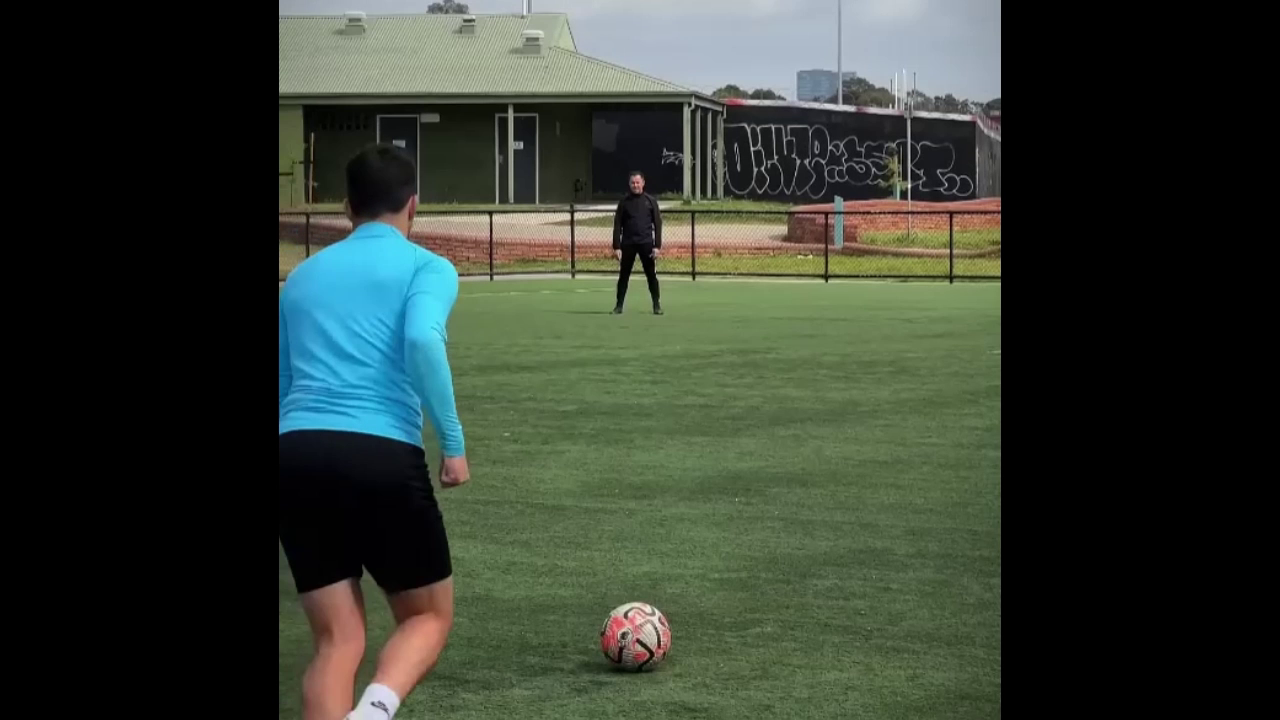
#> input picture frame 8 of project/ballpassing.mp4, 1280 x 720 px, given in place of the camera
$ python k2.py
#> lines starting #> are read from the running program, lines starting #| are printed output that depends on the picture; after the words box and inside, x2 and y2 are one past the last pixel; in counts of white or black regions, pixels touching at a corner belong together
#!/usr/bin/env python3
"""
kalman_ball_predictor.py

Single-camera, color-based ball detection + Kalman prediction prototype.

Usage:
    python kalman_ball_predictor.py --camera 0 --fps 60

Controls & workflow:
 - Click two points for START LINE (trigger) on the live image (first two clicks).
 - Click two points for IMPACT LINE (the line whose intersection we want) (next two clicks).
 - Press 'r' to reset lines, 'q' or ESC to quit.
 - Once the detected ball center crosses the start line, tracking/prediction starts.
 - The Kalman filter runs and the predicted future position line is computed. When
   the predicted trajectory intersects the impact line, the impact point is shown and
   mapped to [0,1] along the impact line.
"""

import cv2
import numpy as np
import argparse
import time
from collections import deque

# ---------------------------
# Config / defaults
# ---------------------------
DEFAULT_HSV_LOWER = (45, 167, 0)      # white-ish (change for your ball color)
DEFAULT_HSV_UPPER = (89, 255, 255)


PLOT_HISTORY = 200  # how many predicted points to show in plot

# ---------------------------
# Helper geometry functions
# ---------------------------
# [22 lines left out: functions line_intersection_parametric, project_point_on_segment, not called in this run]

# ---------------------------
# Kalman helper
# ---------------------------
def create_kalman(dt):
    """
    Create an OpenCV KalmanFilter for state [x, y, vx, vy] with measurement [x, y].
    """
    kf = cv2.KalmanFilter(4, 2)  # stateDim, measDim
    # State: [x, y, vx, vy]^T
    # Transition matrix A
    kf.transitionMatrix = np.array([
        [1, 0, dt, 0],
        [0, 1, 0, dt],
        [0, 0, 1, 0 ],
        [0, 0, 0, 1 ]
    ], dtype=np.float32)

    # Measurement matrix H
    kf.measurementMatrix = np.array([
        [1, 0, 0, 0],
        [0, 1, 0, 0]
    ], dtype=np.float32)
    # Process noise covariance Q
    q_pos = 1e-2 #0.01
    q_vel = 1e-2 #0.01
    kf.processNoiseCov = np.diag([q_pos, q_pos, q_vel, q_vel]).astype(np.float32)
    # Measurement noise R
    r_meas = 1.0
    kf.measurementNoiseCov = np.eye(2, dtype=np.float32) * r_meas
    # Posteriori error estimate P
    kf.errorCovPost = np.eye(4, dtype=np.float32)
    return kf

# ---------------------------
# HSV detector
# ---------------------------
def detect_ball_hsv(frame, hsv_lower, hsv_upper, min_area=80):
    """Return bbox center (x,y) in image coords or None."""
    hsv = cv2.cvtColor(frame, cv2.COLOR_BGR2HSV)
    mask = cv2.inRange(hsv, np.array(hsv_lower), np.array(hsv_upper))

    #remove noise
    kernel = np.ones((5,5), np.uint8)
    mask = cv2.morphologyEx(mask, cv2.MORPH_OPEN, kernel)
    mask = cv2.morphologyEx(mask, cv2.MORPH_CLOSE, kernel)
    cnts, _ = cv2.findContours(mask, cv2.RETR_EXTERNAL, cv2.CHAIN_APPROX_SIMPLE)
    if not cnts:
        return None, mask
    c = max(cnts, key=cv2.contourArea)
    area = cv2.contourArea(c)
    if area < min_area:
        return None, mask
    x,y,w,h = cv2.boundingRect(c)
    cx = x + w/2.0
    cy = y + h/2.0
    return (float(cx), float(cy)), mask

# ---------------------------
# Main
# ---------------------------
def main():
    parser = argparse.ArgumentParser()
    parser.add_argument("--camera", type=str, default="/dev/video3")
    parser.add_argument("--fps", type=int, default=60)
    parser.add_argument("--hsv-lower", nargs=3, type=int, default=list(DEFAULT_HSV_LOWER))
    parser.add_argument("--hsv-upper", nargs=3, type=int, default=list(DEFAULT_HSV_UPPER))
    args = parser.parse_args()

    cam_idx = args.camera
    fps_target = args.fps
    hsv_lower = tuple(args.hsv_lower)
    hsv_upper = tuple(args.hsv_upper)

    cap = cv2.VideoCapture(cam_idx)

    if not cap.isOpened():
        print("Cannot open camera", cam_idx)
        return


    window_name = "Ball Predictor"

    cap.set(cv2.CAP_PROP_FPS, fps_target)
    cap.set(cv2.CAP_PROP_FRAME_WIDTH, 1280)
    cap.set(cv2.CAP_PROP_FRAME_HEIGHT, 720)

    actual_fps = cap.get(cv2.CAP_PROP_FPS)


    dt = 1.0 / actual_fps if actual_fps > 0 else 1.0/60.0
    print(f"Camera FPS reported: {actual_fps:.2f}, using dt={dt:.5f}")

    # Kalman
    kf = create_kalman(dt)

    # State trackers
    started = False           # starts after start_line crossing
    start_line_pts = []       # two points by mouse
    impact_line_pts = []      # two points by mouse

    prev_center = None        # previous detected center (for crossing detection)
    predicted_points_history = deque(maxlen=PLOT_HISTORY)

    # Mouse callback to set lines
    cv2.namedWindow(window_name)

    # [11 lines left out: function mouse_cb, not called in this run]

    cv2.setMouseCallback(window_name, mouse_cb)

    while True:
        ret, frame = cap.read()
#> frame is the input picture: shape (720, 1280, 3); mean B, G, R 50.3, 60.5, 52.1
        if not ret:
            print("Frame read failed, exiting.")
            break
        h,w = frame.shape[:2]

        # detect ball
        center, mask = detect_ball_hsv(frame, hsv_lower, hsv_upper)
#> in detect_ball_hsv, `mask = cv2.inRange(hsv, np.array(hsv_lower), np.array(hsv_upper))`:
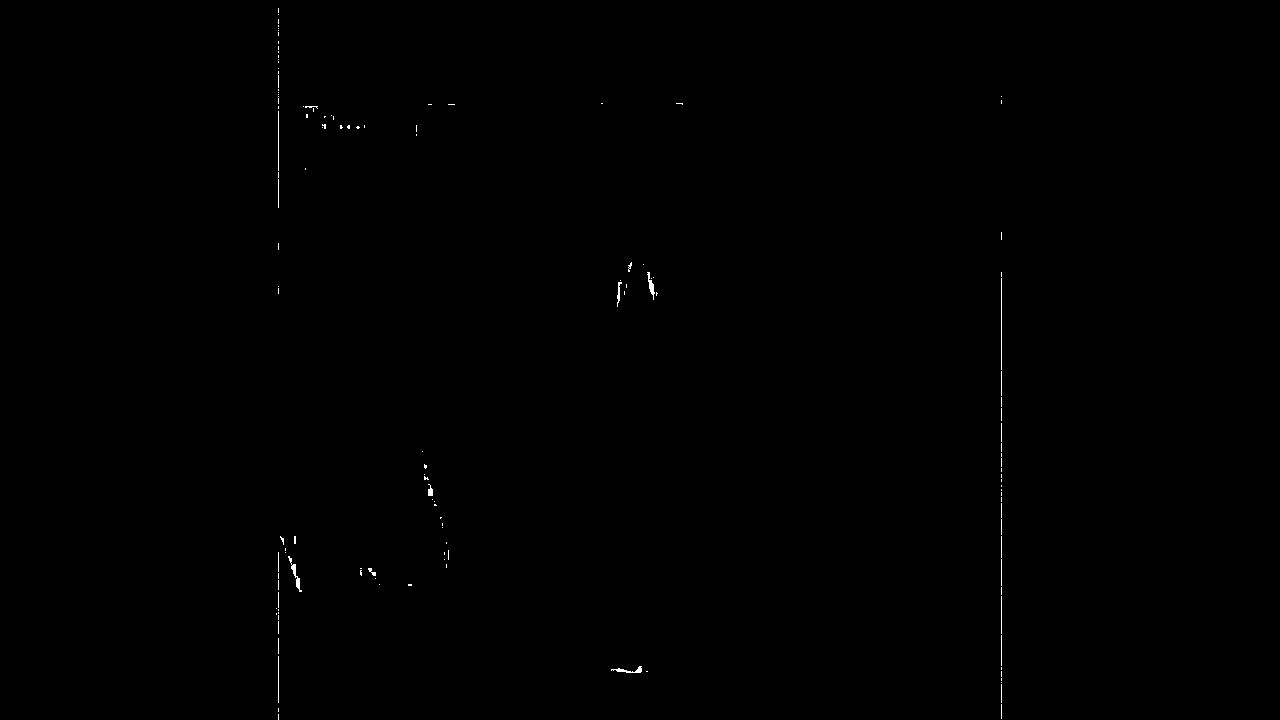
#> mask: shape (720, 1280); 0.16% white in thin lines or dots, all inside (x1, y1, x2, y2) = (276, 8, 1002, 720)
#> in detect_ball_hsv, `mask = cv2.morphologyEx(mask, cv2.MORPH_OPEN, kernel)`:
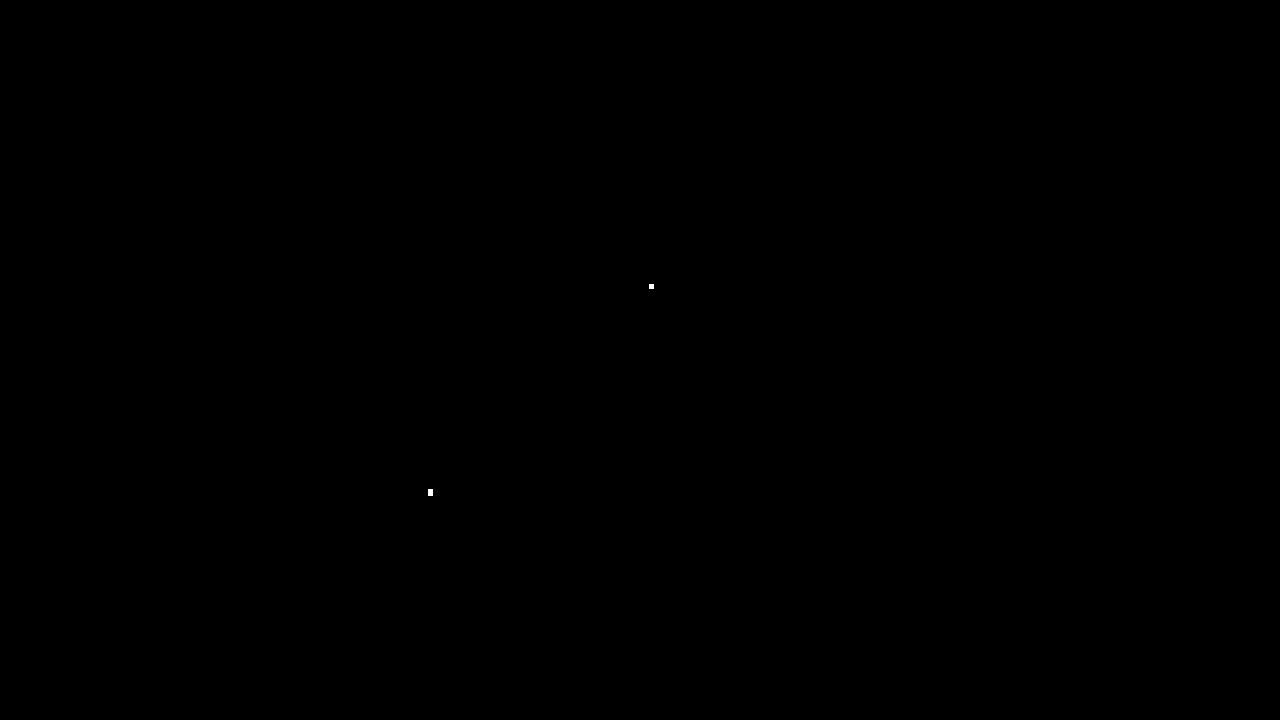
#> mask: shape (720, 1280); 0.01% white; 2 white regions
#> in detect_ball_hsv, `cnts, _ = cv2.findContours(mask, cv2.RETR_EXTERNAL, cv2.CHAIN_APPROX_S..`: cnts = 2 contours, 1 with area under 20; largest, box (x1, y1, x2, y2) and area: (428, 489, 433, 496) 24
#> in detect_ball_hsv, `c = max(cnts, key=cv2.contourArea)`: c = [[428, 489], [428, 495], [432, 495], [432, 489]]
#> in detect_ball_hsv, `area = cv2.contourArea(c)`: area = 24
        # draw mask small preview
        mask_col = cv2.cvtColor(mask, cv2.COLOR_GRAY2BGR)
#> mask_col: shape (720, 1280, 3); 0.01% white; 2 white regions, box (x1, y1, x2, y2) and area: (428, 489, 433, 496) 35, (649, 284, 654, 289) 25
        mask_small = cv2.resize(mask_col, (int(w*0.25), int(h*0.25)))
        cv2.rectangle(frame, (w - mask_small.shape[1] - 10, 10),
                      (w - 10, 10 + mask_small.shape[0]), (50,50,50), -1)
        frame[10 : 10 + mask_small.shape[0], w - mask_small.shape[1] - 10 : w - 10] = mask_small
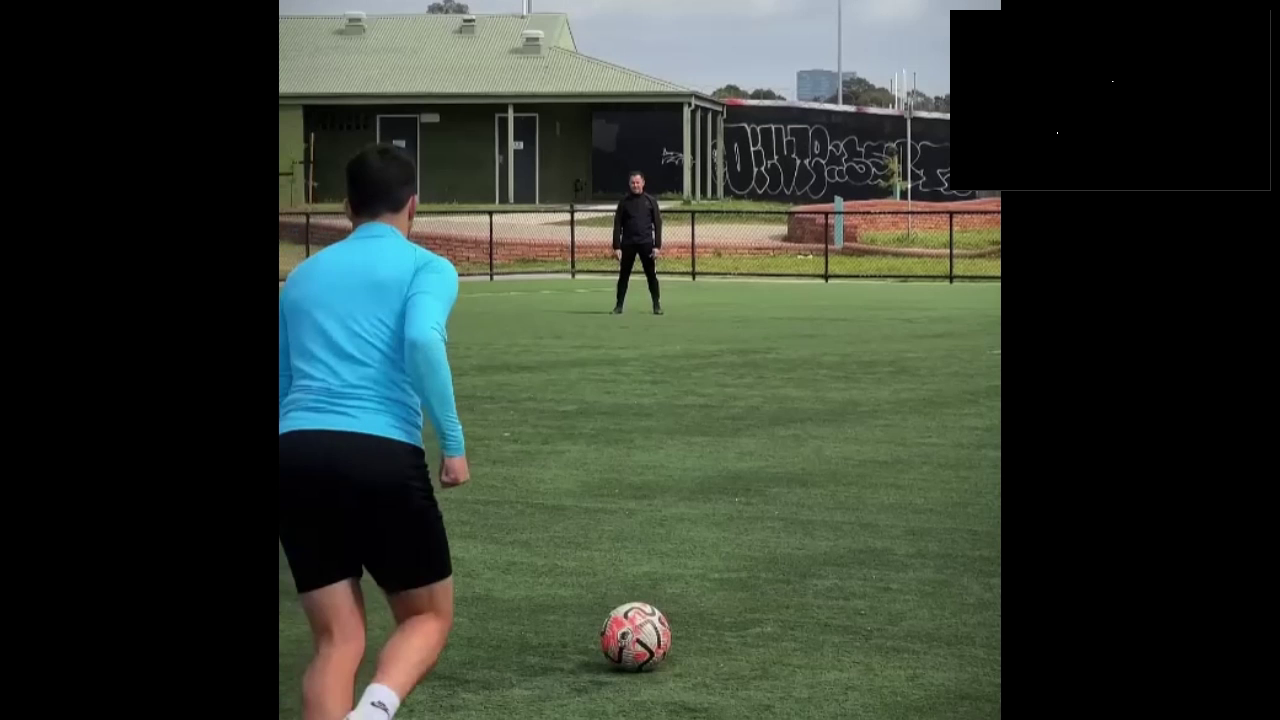
#> frame: shape (720, 1280, 3); mean B, G, R 49.1, 59.3, 50.9


        # Draw lines if available
        if len(start_line_pts) == 2:
            a,b = start_line_pts
            cv2.line(frame, a, b, (0,255,255), 2)
            cv2.putText(frame, "START LINE", (a[0], a[1]-10), cv2.FONT_HERSHEY_SIMPLEX, 0.5, (0,255,255), 1)
        if len(impact_line_pts) == 2:
            a,b = impact_line_pts
            cv2.line(frame, a, b, (255,0,255), 2)
            cv2.putText(frame, "IMPACT LINE", (a[0], a[1]-10), cv2.FONT_HERSHEY_SIMPLEX, 0.5, (255,0,255), 1)

        # draw measured center
        if center is not None:
            cx, cy = int(center[0]), int(center[1])
            cv2.circle(frame, (cx,cy), 6, (0,255,0), -1)
            cv2.putText(frame, f"meas: {cx},{cy}", (cx+10, cy), cv2.FONT_HERSHEY_SIMPLEX, 0.4, (0,255,0), 1)

        # check trigger crossing (use center.y crossing the line)
        if not started and len(start_line_pts) == 2 and center is not None and prev_center is not None:
            # we'll consider crossing if the segment from prev_center to center intersects the start line segment
            p = np.array(prev_center)
            q = np.array(center)
            a = np.array(start_line_pts[0])
            b = np.array(start_line_pts[1])
            # Solve for intersection parameter - simpler: check sign of orientation
            def orient(u,v,w): return np.cross(v-u, w-u)
            # 2D cross product scalar
            o1 = np.cross(q-p, a-p)
            o2 = np.cross(q-p, b-p)
            o3 = np.cross(b-a, p-a)
            o4 = np.cross(b-a, q-a)
            # A robust segment intersection test
            # [12 lines left out: function seg_intersect, not called in this run]
            if seg_intersect(np.array(prev_center), np.array(center), a, b):
                started = True
                print("Trigger: start line crossed. Starting tracking/prediction.")

        # Kalman predict & update logic
        if started:
            # predict step
            pred = kf.predict()
            pred_x, pred_y = float(pred[0]), float(pred[1])
            # if we have a measurement -> update
            if center is not None:
                meas = np.array([[np.float32(center[0])], [np.float32(center[1])]])
                kf.correct(meas)
                # immediately after correct we can get posterior state
                post = kf.statePost
                px, py = float(post[0]), float(post[1])
            else:
                # no measurement: keep prediction as "current"
                px, py = pred_x, pred_y

            # store predicted point for plotting (normalized)
            predicted_points_history.append((px / w, py / h))

            # draw predicted current point
            cv2.circle(frame, (int(px), int(py)), 6, (0,0,255), -1)
            cv2.putText(frame, f"pred: {int(px)},{int(py)}", (int(px)+10, int(py)), cv2.FONT_HERSHEY_SIMPLEX, 0.4, (0,0,0), 1)

            # compute future intersection with impact_line (using current posterior state and velocity)
            # state vector: [x,y,vx,vy]
            st = kf.statePost if kf.statePost is not None else pred
            state = np.array([float(st[0]), float(st[1]), float(st[2]), float(st[3])])
            p = state[0:2]
            v = state[2:4]  # pixels / second already (approx)
            if len(impact_line_pts) == 2:
                a = np.array(impact_line_pts[0], dtype=float)
                b = np.array(impact_line_pts[1], dtype=float)
                t, u = line_intersection_parametric(p, v, a, b)
                impact_pt = None
                if t is not None and t >= 0:
                    # compute impact point from prediction
                    impact_pt = p + v * t
                    # map to segment parameter u

                    # draw impact on image
                    ix, iy = int(round(impact_pt[0])), int(round(impact_pt[1]))
                    cv2.circle(frame, (ix, iy), 8, (255,0,0), -1)

                    cv2.putText(frame, f"Impact u={u:.3f}", (100,200), cv2.FONT_HERSHEY_SIMPLEX, 1, (0,200,200 ), 1)
                # else no valid intersection yet

        # update prev center
        if center is not None:
            prev_center = center

        # show frame
        cv2.imshow(window_name, frame)
        key = cv2.waitKey(1) & 0xFF
#> (key q is pressed here)
        if key == 27 or key == ord('q'):
            break
        elif key == ord('r'):
            print("Resetting start/impact lines and state.")
            start_line_pts = []
            impact_line_pts = []
            started = False
            prev_center = None
            predicted_points_history.clear()
            # reset kalman state
            kf = create_kalman(dt)

    cap.release()
    cv2.destroyAllWindows()

if __name__ == "__main__":
    main()
